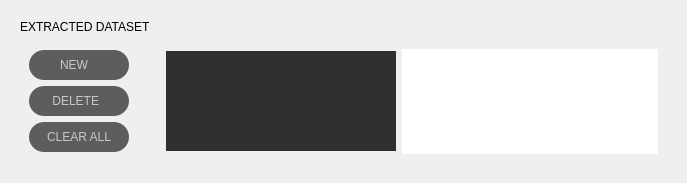
            <widget class="QWidget" name="datapointsPage">
             <property name="sizePolicy">
              <sizepolicy hsizetype="Preferred" vsizetype="Preferred">
               <horstretch>0</horstretch>
               <verstretch>0</verstretch>
              </sizepolicy>
             </property>
             <layout class="QHBoxLayout" name="horizontalLayout">
              <item>
               <widget class="QFrame" name="frame_10">
                <property name="frameShape">
                 <enum>QFrame::NoFrame</enum>
                </property>
                <property name="frameShadow">
                 <enum>QFrame::Raised</enum>
                </property>
                <layout class="QGridLayout" name="gridLayout_7">
                 <item row="1" column="0">
                  <widget class="QFrame" name="allDatasetsButtonsFrame">
                   <property name="sizePolicy">
                    <sizepolicy hsizetype="Fixed" vsizetype="Fixed">
                     <horstretch>0</horstretch>
                     <verstretch>0</verstretch>
                    </sizepolicy>
                   </property>
                   <property name="styleSheet">
                    <string notr="true">QPushButton {
	border: 0px solid rgb(52, 59, 72);
	border-radius: 15px;	
	background-color: rgb(93, 93, 93);
	color: rgb(200, 200, 200);
}
QPushButton:hover {
	background-color: rgb(196, 150, 250);
	border: 0px solid rgb(61, 70, 86);
}
QPushButton:pressed {	
	background-color: rgb(196, 150, 250);
	border: 0px solid rgb(43, 50, 61);
}</string>
                   </property>
                   <layout class="QVBoxLayout" name="verticalLayout_14">
                    <item>
                     <widget class="QPushButton" name="newRowButton">
                      <property name="sizePolicy">
                       <sizepolicy hsizetype="Preferred" vsizetype="Fixed">
                        <horstretch>0</horstretch>
                        <verstretch>0</verstretch>
                       </sizepolicy>
                      </property>
                      <property name="minimumSize">
                       <size>
                        <width>100</width>
                        <height>30</height>
                       </size>
                      </property>
                      <property name="toolTip">
                       <string notr="true"/>
                      </property>
                      <property name="text">
                       <string notr="true">NEW   </string>
                      </property>
                      <property name="icon">
                       <iconset resource="resources.qrc">
                        <normaloff>:/icons/svg/cil-plus.svg</normaloff>:/icons/svg/cil-plus.svg</iconset>
                      </property>
                     </widget>
                    </item>
                    <item>
                     <widget class="QPushButton" name="deleteRowButton">
                      <property name="sizePolicy">
                       <sizepolicy hsizetype="Preferred" vsizetype="Fixed">
                        <horstretch>0</horstretch>
                        <verstretch>0</verstretch>
                       </sizepolicy>
                      </property>
                      <property name="minimumSize">
                       <size>
                        <width>100</width>
                        <height>30</height>
                       </size>
                      </property>
                      <property name="toolTip">
                       <string notr="true"/>
                      </property>
                      <property name="text">
                       <string notr="true">DELETE  </string>
                      </property>
                      <property name="icon">
                       <iconset resource="resources.qrc">
                        <normaloff>:/icons/svg/cil-minus.svg</normaloff>:/icons/svg/cil-minus.svg</iconset>
                      </property>
                     </widget>
                    </item>
                    <item>
                     <widget class="QPushButton" name="clearAllButton">
                      <property name="sizePolicy">
                       <sizepolicy hsizetype="Preferred" vsizetype="Fixed">
                        <horstretch>0</horstretch>
                        <verstretch>0</verstretch>
                       </sizepolicy>
                      </property>
                      <property name="minimumSize">
                       <size>
                        <width>100</width>
                        <height>30</height>
                       </size>
                      </property>
                      <property name="toolTip">
                       <string notr="true"/>
                      </property>
                      <property name="text">
                       <string notr="true">CLEAR ALL</string>
                      </property>
                     </widget>
                    </item>
                   </layout>
                  </widget>
                 </item>
                 <item row="1" column="1">
                  <widget class="DatasetWidget" name="dataTableFrame">
                   <property name="sizePolicy">
                    <sizepolicy hsizetype="Preferred" vsizetype="MinimumExpanding">
                     <horstretch>0</horstretch>
                     <verstretch>0</verstretch>
                    </sizepolicy>
                   </property>
                   <property name="maximumSize">
                    <size>
                     <width>16777215</width>
                     <height>140</height>
                    </size>
                   </property>
                   <property name="styleSheet">
                    <string notr="true"/>
                   </property>
                   <layout class="QHBoxLayout" name="horizontalLayout_5">
                    <item>
                     <widget class="ListView" name="datasetListView">
                      <property name="sizePolicy">
                       <sizepolicy hsizetype="Fixed" vsizetype="Maximum">
                        <horstretch>0</horstretch>
                        <verstretch>0</verstretch>
                       </sizepolicy>
                      </property>
                      <property name="minimumSize">
                       <size>
                        <width>0</width>
                        <height>100</height>
                       </size>
                      </property>
                      <property name="maximumSize">
                       <size>
                        <width>230</width>
                        <height>100</height>
                       </size>
                      </property>
                      <property name="font">
                       <font>
                        <family>Roboto Medium</family>
                        <pointsize>9</pointsize>
                       </font>
                      </property>
                      <property name="styleSheet">
                       <string notr="true">background-color: rgb(47, 47, 47)</string>
                      </property>
                      <property name="frameShape">
                       <enum>QFrame::NoFrame</enum>
                      </property>
                      <property name="frameShadow">
                       <enum>QFrame::Plain</enum>
                      </property>
                     </widget>
                    </item>
                    <item>
                     <widget class="TableView" name="dataTableView">
                      <property name="sizePolicy">
                       <sizepolicy hsizetype="Preferred" vsizetype="Fixed">
                        <horstretch>0</horstretch>
                        <verstretch>0</verstretch>
                       </sizepolicy>
                      </property>
                      <property name="minimumSize">
                       <size>
                        <width>0</width>
                        <height>105</height>
                       </size>
                      </property>
                      <property name="maximumSize">
                       <size>
                        <width>16777215</width>
                        <height>105</height>
                       </size>
                      </property>
                      <property name="styleSheet">
                       <string notr="true">QTableWidget {	
	background-color: rgb(63, 63, 63);
	padding: 10px;
	border-radius: 5px;
	gridline-color: rgb(44, 49, 60);
	border-bottom: 1px solid rgb(44, 49, 60);
}
QTableWidget::item{
	border-color: rgb(44, 49, 60);
	padding-left: 5px;
	padding-right: 5px;
	gridline-color: rgb(44, 49, 60);
}
QTableWidget::item:selected{
	background-color: rgb(85, 170, 255);
}
QScrollBar:horizontal {
    border: none;
    background: rgb(52, 59, 72);
    height: 14px;
    margin: 0px 21px 0 21px;
	border-radius: 0px;
}
 QScrollBar:vertical {
	border: none;
    background: rgb(52, 59, 72);
    width: 14px;
    margin: 21px 0 21px 0;
	border-radius: 0px;
 }
QHeaderView::section{
	background-color: rgb(93, 93, 93);
	max-width: 30px;
	border: 1px solid rgb(44, 49, 60);
	border-style: none;
    border-bottom: 1px solid rgb(44, 49, 60);
    border-right: 1px solid rgb(44, 49, 60);
}
QTableWidget::horizontalHeader {	
	background-color: rgb(93, 93, 93);
}
QHeaderView::section:horizontal
{
    border: 1px solid rgb(32, 34, 42);
	background-color: rgb(93,93, 93);
	padding: 3px;
	border-top-left-radius: 7px;
    border-top-right-radius: 7px;
}
QHeaderView::section:vertical
{
    border: 1px solid rgb(44, 49, 60);
}

TableView
{
	background-color: rgb(63, 63, 63);
	color: rgb(200,200,200);
}</string>
                      </property>
                      <property name="frameShape">
                       <enum>QFrame::NoFrame</enum>
                      </property>
                     </widget>
                    </item>
                   </layout>
                  </widget>
                 </item>
                 <item row="0" column="0">
                  <widget class="QLabel" name="label_32">
                   <property name="sizePolicy">
                    <sizepolicy hsizetype="Preferred" vsizetype="Fixed">
                     <horstretch>0</horstretch>
                     <verstretch>0</verstretch>
                    </sizepolicy>
                   </property>
                   <property name="styleSheet">
                    <string notr="true">font: 57 11pt &quot;Roboto Medium&quot;;
</string>
                   </property>
                   <property name="text">
                    <string>EXTRACTED DATASET</string>
                   </property>
                   <property name="alignment">
                    <set>Qt::AlignLeading|Qt::AlignLeft|Qt::AlignTop</set>
                   </property>
                  </widget>
                 </item>
                </layout>
               </widget>
              </item>
             </layout>
            </widget>
